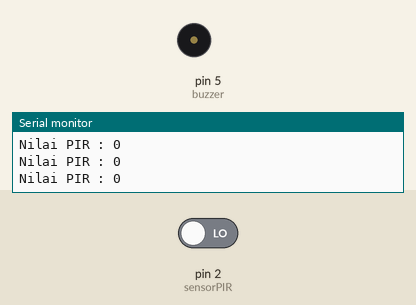
Simulated run of this sketch. Board: Arduino Uno, built with avr-gcc and run on an emulated ATmega328P. Shown: buzzer (waves = sounding, pin HIGH), the last lines printed to the serial monitor. The test bench sets the inputs (shaded band); at power-on: pin 2 (sensorPIR) LOW.

Above: at 1.2 s.
1.3 s: pin 2 (sensorPIR) driven HIGH
At 1.52 s:
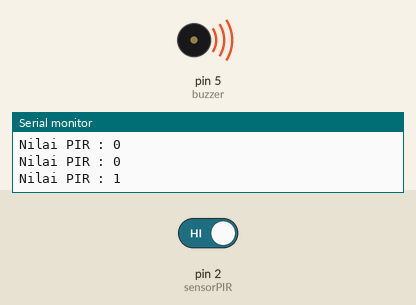
4.3 s: pin 2 (sensorPIR) driven LOW
At 5.1 s:
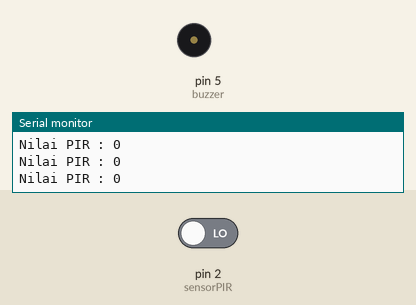
Timing chart, 0 to 7.3 s (numbered marks = the images above; inputs shaded):
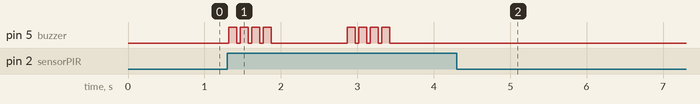

The sketch:

1.PIR.ino
```cpp
//INISIALISASI
int sensorPIR =2;
int buzzer    =5;


void setup() {
  Serial.begin(9600);
  pinMode(sensorPIR, INPUT);
  pinMode(buzzer, OUTPUT);
}

void loop() {
  //BACA DATA
  int bacaPIR=digitalRead(sensorPIR);

  //PRINT SERIAL
  Serial.print("Nilai PIR : ");
  Serial.println(bacaPIR);
  //Serial.print();

  //LOGIKA
  if(bacaPIR ==1){
    digitalWrite(buzzer,HIGH);
    delay(100);
    digitalWrite(buzzer,LOW);
    delay(50);
    digitalWrite(buzzer,HIGH);
    delay(100);
    digitalWrite(buzzer,LOW);
    delay(50);
    digitalWrite(buzzer,HIGH);
    delay(100);
    digitalWrite(buzzer,LOW);
    delay(50);
    digitalWrite(buzzer,HIGH);
    delay(100);
    digitalWrite(buzzer,LOW);
    delay(1000);
  }else{
    if(bacaPIR ==0){
      digitalWrite(buzzer,LOW);
    }

  }

}
```

Measured:
- after the input at 1.3 s, pin 5 (buzzer): goes 3 × (HIGH 0.10 s, LOW 0.05 s), HIGH 0.10 s, LOW 1.0 s, 3 × (HIGH 0.10 s, LOW 0.05 s), HIGH 0.10 s, then LOW, starting at once
- after the input at 4.3 s, pin 5 (buzzer): stops changing and stays LOW
